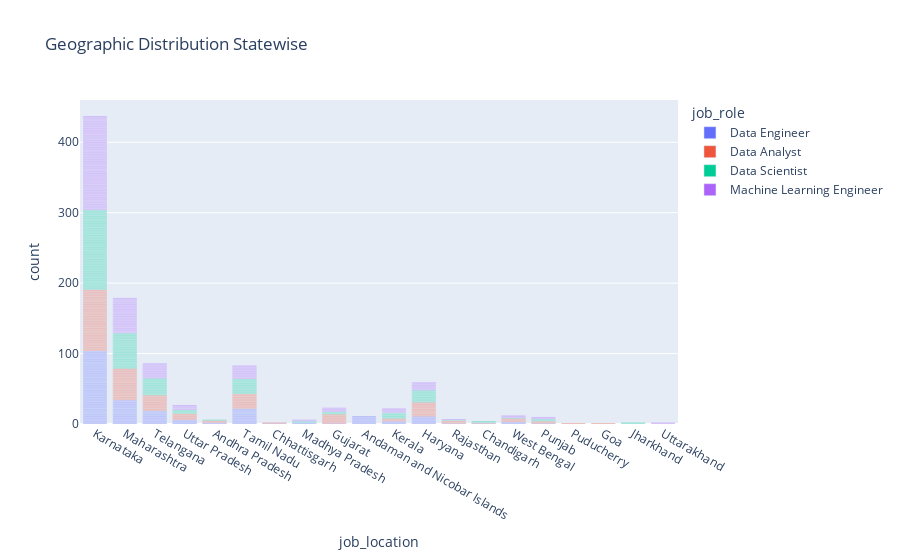

Write notebook code for a chart like this one.
### Code cell
def returnstate(x):
  states=["Andhra Pradesh","Arunachal Pradesh ","Assam","Bihar","Chhattisgarh","Goa","Gujarat","Haryana","Himachal Pradesh","Jammu and Kashmir","Jharkhand","Karnataka","Kerala","Madhya Pradesh","Maharashtra","Manipur","Meghalaya","Mizoram","Nagaland","Odisha","Punjab","Rajasthan","Sikkim","Tamil Nadu","Telangana","Tripura","Uttar Pradesh","Uttarakhand","West Bengal","Andaman and Nicobar Islands","Chandigarh","Dadra and Nagar Haveli","Daman and Diu","Lakshadweep","National Capital Territory of Delhi","Puducherry"]
  for state in states:
    if state in x:
      return state
df2=df_org[['title','job_location','job_role']]
df2.reset_index()
new_df=df2['job_location'].apply(lambda x: returnstate(x)).reset_index()
df2.loc[:,['job_location']]=new_df.loc[:,['job_location']]
fig=px.bar(df2,x='job_location',color='job_role',title='Geographic Distribution Statewise')
fig.show()

### Figure 1 — Plotly figure (JSON) as saved in the notebook; plotly's stock layout.template omitted (floating-point values rounded to 4 significant figures; data arrays with more than 128 entries replaced by an {"elided": "..."} marker saying what was removed)
{"data": [{"alignmentgroup": "True", "hovertemplate": "job_role=Data Engineer<br>job_location=%{x}<br>count=%{y}<extra></extra>", "legendgroup": "Data Engineer", "marker": {"color": "#636efa", "pattern": {"shape": ""}}, "name": "Data Engineer", "offsetgroup": "Data Engineer", "orientation": "v", "showlegend": true, "textposition": "auto", "type": "bar", "x": {"elided": "300 str values"}, "xaxis": "x", "y": {"elided": "300 int values"}, "yaxis": "y"}, {"alignmentgroup": "True", "hovertemplate": "job_role=Data Analyst<br>job_location=%{x}<br>count=%{y}<extra></extra>", "legendgroup": "Data Analyst", "marker": {"color": "#EF553B", "pattern": {"shape": ""}}, "name": "Data Analyst", "offsetgroup": "Data Analyst", "orientation": "v", "showlegend": true, "textposition": "auto", "type": "bar", "x": {"elided": "300 str values"}, "xaxis": "x", "y": {"elided": "300 int values"}, "yaxis": "y"}, {"alignmentgroup": "True", "hovertemplate": "job_role=Data Scientist<br>job_location=%{x}<br>count=%{y}<extra></extra>", "legendgroup": "Data Scientist", "marker": {"color": "#00cc96", "pattern": {"shape": ""}}, "name": "Data Scientist", "offsetgroup": "Data Scientist", "orientation": "v", "showlegend": true, "textposition": "auto", "type": "bar", "x": {"elided": "300 str values"}, "xaxis": "x", "y": {"elided": "300 int values"}, "yaxis": "y"}, {"alignmentgroup": "True", "hovertemplate": "job_role=Machine Learning Engineer<br>job_location=%{x}<br>count=%{y}<extra></extra>", "legendgroup": "Machine Learning Engineer", "marker": {"color": "#ab63fa", "pattern": {"shape": ""}}, "name": "Machine Learning Engineer", "offsetgroup": "Machine Learning Engineer", "orientation": "v", "showlegend": true, "textposition": "auto", "type": "bar", "x": {"elided": "300 str values"}, "xaxis": "x", "y": {"elided": "300 int values"}, "yaxis": "y"}], "layout": {"barmode": "relative", "legend": {"title": {"text": "job_role"}, "tracegroupgap": 0}, "title": {"text": "Geographic Distribution Statewise"}, "xaxis": {"anchor": "y", "domain": [0, 1], "title": {"text": "job_location"}}, "yaxis": {"anchor": "x", "domain": [0, 1], "title": {"text": "count"}}}}
